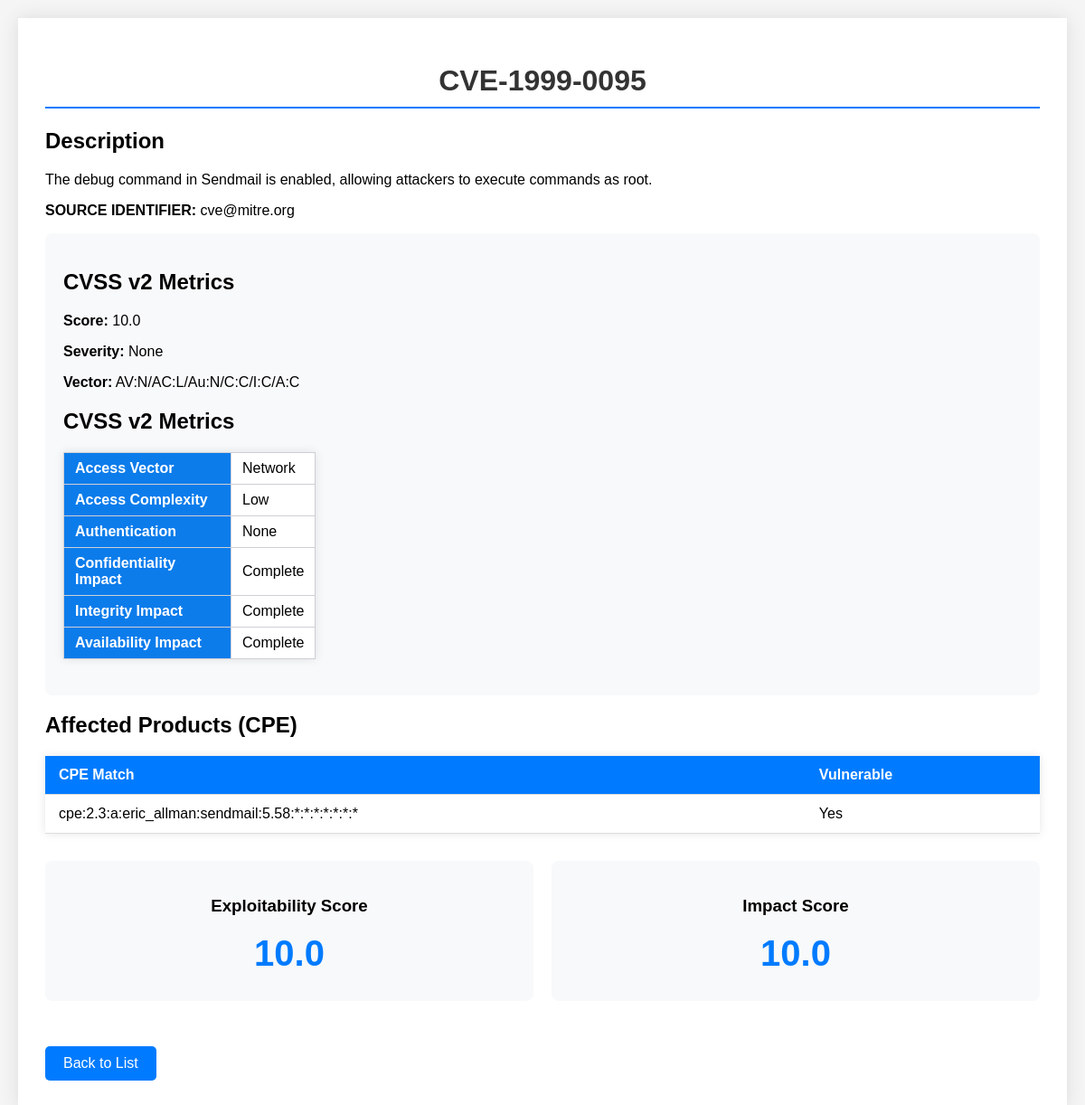
The page /cves/CVE-1999-0095 on the database its author committed.
### app/models.py (models this page shows, shortened)
class CVE(db.Model):
    __tablename__ = 'cve'
    id = db.Column(db.String(20), primary_key=True)
    published = db.Column(db.DateTime)
    last_modified = db.Column(db.DateTime)
    source_Identifier = db.Column(db.String(100))
    description = db.Column(db.Text)
    base_score_v2 = db.Column(db.Float)
    base_score_v3 = db.Column(db.Float)
    cvss_v2_vector = db.Column(db.String(100))
    cvss_v2_severity = db.Column(db.String(50))
    cvss_v3_vector = db.Column(db.String(100))
    cvss_v3_severity = db.Column(db.String(20))
    exploitability_score = db.Column(db.Float)
    impact_score = db.Column(db.Float)
    cpe_list = db.Column(db.JSON)
    status = db.Column(db.String(50))

### app/routes.py (the view)
@app.route('/cves/<cve_id>')
@swag_from({
    'tags': ['CVEs'],
    'description': 'Get detailed information about a specific CVE.',
    'parameters': [
        {
            'name': 'cve_id',
            'in': 'path',
            'type': 'string',
            'required': True,
            'example': 'CVE-1999-0334'
        }
    ],
    'responses': {
        200: {
            'description': 'Detailed information about the CVE.',
            'schema': {
                '$ref': '#/definitions/CVEDetail'
            }
        },
        404: {
            'description': 'CVE not found.'
        }
    }
})
def cve_detail(cve_id):
    cve = CVE.query.get_or_404(cve_id)
    return render_template('cve_detail.html',
                         cve=cve,
                         cvss_v2_metrics=parse_cvss_vector(cve.cvss_v2_vector),
                         cvss_v3_metrics=parse_cvss_vector(cve.cvss_v3_vector))

### app/routes.py (called while the page is built)
def parse_cvss_vector(vector_string):
    if not vector_string:
        return {}
    value_mappings = {
        'AV': {'L': 'Local', 'A': 'Adjacent Network', 'N': 'Network'},
        'AC': {'H': 'High', 'M': 'Medium', 'L': 'Low'},
        'Au': {'N': 'None', 'S': 'Single', 'M': 'Multiple'},
        'C': {'N': 'None', 'P': 'Partial', 'C': 'Complete'},
        'I': {'N': 'None', 'P': 'Partial', 'C': 'Complete'},
        'A': {'N': 'None', 'P': 'Partial', 'C': 'Complete'}
    }
    metrics = {}
    for part in vector_string.split('/'):
        if ':' in part:
            key, value = part.split(':')
            full_value = value_mappings.get(key, {}).get(value, value)
            metrics[key] = full_value
    return metrics

### app/templates/cve_detail.html (shortened to what this page needs)
<!DOCTYPE html>
<html>
<head>
    <link rel="stylesheet" href="{{ url_for('static', filename='css/style.css') }}">
</head>
<body>
    <div class="cve-detail">
        <h1>{{ cve.id }}</h1>
        <div class="section">
            <h2>Description</h2>
            <p>{{ cve.description }}</p>
        </div>
        <p><strong>SOURCE IDENTIFIER:</strong> {{ cve.source_Identifier  }} </p>
        <div class="metrics">
            <div class="cvss-section">
                <h2>CVSS v2 Metrics</h2>
                <p><strong>Score:</strong> {{ cve.base_score_v2  }} </p>
                <p><strong>Severity:</strong> {{ cve.cvss_v2_severity }}</p>
                <p><strong>Vector:</strong> {{ cve.cvss_v2_vector }}</p>
                <div class="cvss-details">
                    <h2>CVSS v2 Metrics</h2>
                    <table class="metrics-table">
                        <tr>
                            <th>Access Vector</th>
                            <td>{{ cvss_v2_metrics.AV }}</td>
                        </tr>
                        <tr>
                            <th>Access Complexity</th>
                            <td>{{ cvss_v2_metrics.AC }}</td>
                        </tr>
                        <tr>
                            <th>Authentication</th>
                            <td>{{ cvss_v2_metrics.Au }}</td>
                        </tr>
                        <tr>
                            <th>Confidentiality Impact</th>
                            <td>{{ cvss_v2_metrics.C }}</td>
                        </tr>
                        <tr>
                            <th>Integrity Impact</th>
                            <td>{{ cvss_v2_metrics.I }}</td>
                        </tr>
                        <tr>
                            <th>Availability Impact</th>
                            <td>{{ cvss_v2_metrics.A }}</td>
                        </tr>
                    </table>
                </div>
            </div>
        </div>
        <div class="cpe-list">
            <h2>Affected Products (CPE)</h2>
            <table>
                <tr>
                    <th>CPE Match</th>
                    <th>Vulnerable</th>
                </tr>
                {% for cpe in cve.cpe_list %}
                <tr>
                    <td>{{ cpe.criteria }}</td>
                    <td>{{ 'Yes' if cpe.vulnerable else 'No' }}</td>
                </tr>
                {% endfor %}
            </table>
        </div>
        <div class="scores">
            <div class="score-card">
                <h3>Exploitability Score</h3>
                <p class="score">{{ cve.exploitability_score }}</p>
            </div>
            <div class="score-card">
                <h3>Impact Score</h3>
                <p class="score">{{ cve.impact_score }}</p>
            </div>
        </div>
        <a href="{{ url_for('list_cves') }}" class="back-button">Back to List</a>
    </div>
</body>
</html>

### app/static/css/style.css (style rules this page uses)
body { font-family: Arial, sans-serif; margin: 20px; background-color: #f5f5f5; }
h1 { color: #333; text-align: center; }
table { width: 100%; border-collapse: collapse; margin: 20px 0; background-color: white; box-shadow: 0 0 10px rgba(0, 0, 0, 0.1); }
th, td { padding: 12px 15px; text-align: left; border-bottom: 1px solid #ddd; }
th { background-color: #007bff; color: white; }
h1 { color: #333; border-bottom: 2px solid #007bff; padding-bottom: 10px; }
.back-button { display: inline-block; margin-top: 20px; padding: 10px 20px; background: #007bff; color: #fff; text-decoration: none; border-radius: 5px; }
.cve-detail { max-width: 1200px; margin: 20px auto; padding: 30px; background: white; box-shadow: 0 0 20px rgba(0,0,0,0.1); }
.cvss-section { padding: 20px; background: #f8f9fa; border-radius: 8px; }
.cpe-list table { width: 100%; margin: 20px 0; }
.scores { display: grid; grid-template-columns: repeat(2, 1fr); gap: 20px; margin: 30px 0; }
.score-card { text-align: center; padding: 20px; background: #f8f9fa; border-radius: 8px; }
.score-card .score { font-size: 2.5em; font-weight: bold; color: #007bff; margin: 10px 0; }
.metrics-table { width: auto; margin: 20px 0; border-collapse: collapse; }
.metrics-table th, .metrics-table td { padding: 8px 12px; border: 1px solid #cecfd6; text-align: left; }
.metrics-table th { background-color: #0c7ceb; width: 160px; }

### rows shown on the page
CVE: id "CVE-1999-0095", description "The debug command in Sendmail is enabled, allowing attackers to execute commands as root.", source_Identifier "cve@mitre.org", base_score_v2 "10.0", cvss_v2_severity "None", cvss_v2_vector "AV:N/AC:L/Au:N/C:C/I:C/A:C", exploitability_score "10.0", impact_score "10.0"

### other values the page prints
{{ cvss_v2_metrics.AV }} "Network"
{{ cvss_v2_metrics.AC }} "Low"
{{ cvss_v2_metrics.Au }} "None"
{{ cvss_v2_metrics.C }} "Complete"
{{ cvss_v2_metrics.I }} "Complete"
{{ cvss_v2_metrics.A }} "Complete"
{{ cpe.criteria }} "cpe:2.3:a:eric_allman:sendmail:5.58:*:*:*:*:*:*:*"
{{ 'Yes' if cpe.vulnerable else 'No' }} "Yes"
